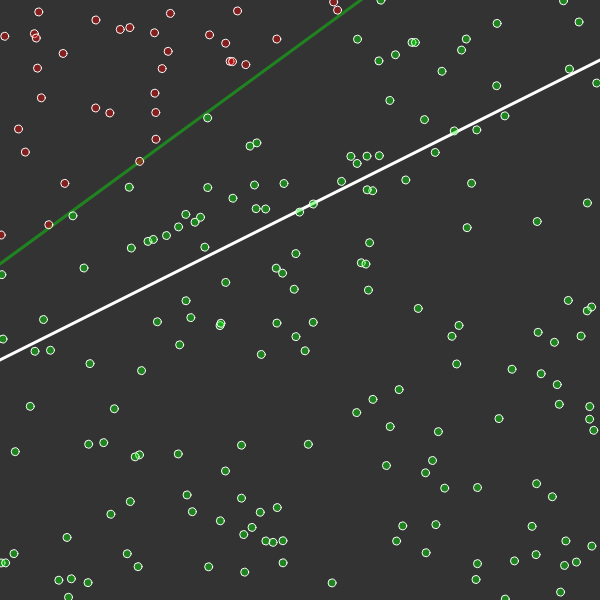
Frame 1 (no input)
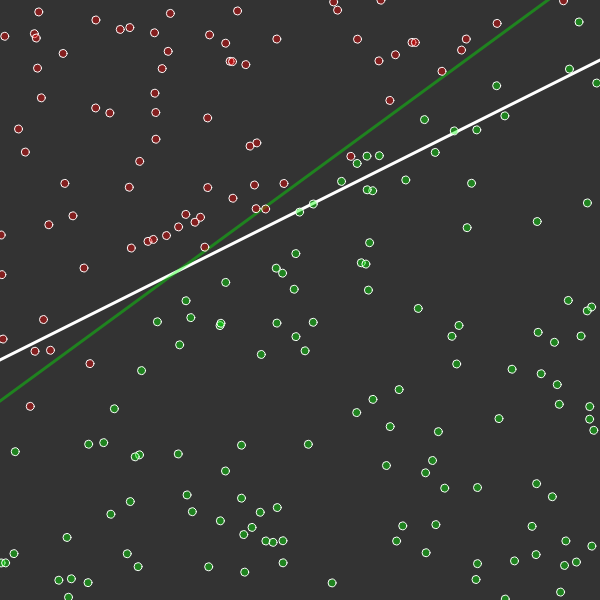
Frame 60 (no input)
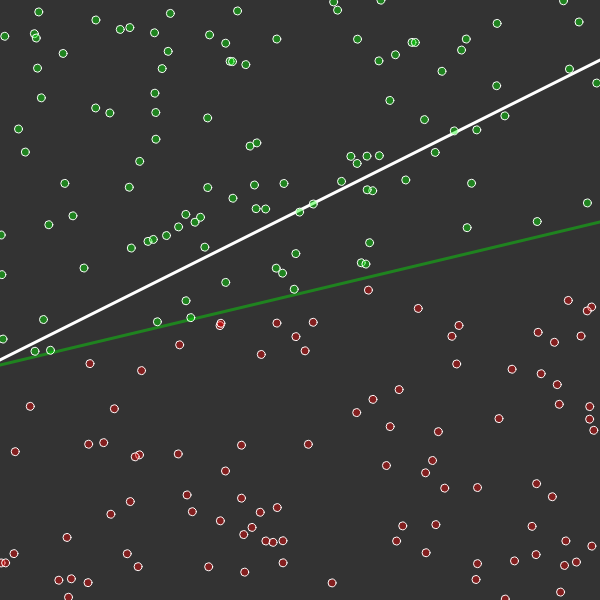
Frame 120 (the mouse pressed at the canvas centre since frame 60)

The p5.js sketch that drew these frames (run headless with seeded random() and noise() and a simulated clock; from frame 60 on, the mouse is pressed at the canvas centre):

// p5.js sketch
// ── sketch.js
let perceptron
let training = new Array(200)

//coordinate space with origin at center of the canvas
let xmin = -1
let ymin = -1
let xmax = 1
let ymax = 1

let count = 0 //will train perceptron with one point input at a time

function f(x) {
    let y = 0.5 * x  + 0.3 //line equation
    return y
}

function setup(){
    createCanvas(600,600)

    //perceptron has 3 inputs : x,y,bias
    perceptron = new Perceptron(3, 0.01)

    for(let i = 0; i < training.length; i++){
        let x = random(xmin,xmax)
        let y = random(ymin,ymax)
        let answer = 1
        if(y < f(x)) answer = -1 //below line f(x) then assign -1 as class label
        training[i] = {
            input : [x,y,1], //bias is one for the special case of origin(since weights dont matter when multipled by 0,0)
            label: answer
        }
    }
    
}

function draw(){
    background(51)

    //line on main diagonal
    stroke(255)
    strokeWeight(3)
    let x1 = map(xmin, xmin, xmax, 0, width)
    let y1 = map(f(xmin), ymin, ymax, height, 0)
    let x2 = map(xmax, xmin, xmax, 0, width)
    let y2 = map(f(xmax), ymin, ymax, height, 0)
    line(x1,y1,x2,y2)

    //draw line based on current weights using formula
    //weight[0] * x + weight[1] * y + weight[2] = 0 (ax + by + c = 0)
    stroke(0,255,0,100)
    strokeWeight(3)

    let weights = perceptron.getWeights()
    x1 = xmin
    y1 = (-weights[2] - weights[0] * x1) / weights[1]
    x2 = xmax
    y2 = (-weights[2] - weights[0] * x2) / weights[1]

    x1 = map(x1, xmin, xmax, 0, width)
    y1 = map(y1, ymin, ymax, height, 0)
    x2 = map(x2, xmin, xmax, 0, width)
    y2 = map(y2, ymin, ymax, height, 0)
    line(x1, y1, x2, y2)

    //train the perceptron
    perceptron.train(training[count].input, training[count].label)
    count = (count + 1) % training.length

    for(let i = 0; i < training.length; i++){
    
        stroke(255)
        strokeWeight(1)
        fill(255,0,0,100)

        let guess = perceptron.feedforward(training[i].input)
        if(guess > 0) fill(0,255,0,100) //if class label 1 then fill green

        let x = map(training[i].input[0], xmin, xmax, 0, width)
        let y = map(training[i].input[1], ymin, ymax, height, 0)
        ellipse(x, y, 8, 8)
    }

}
// ── perceptron.js
class Perceptron{
    constructor(n,c){
        this.weights = new Array(n)
        for(let i = 0; i < this.weights.length; i++){
            this.weights[i] = random(-1,1)
        }

        this.c = c //learning rate
    }

    train(inputs, desired){
        let guess = this.feedforward(inputs)
        let error = desired - guess //this can only jave values 0,-2,2 since labels can be -1 or 1
        for(let i = 0; i < this.weights.length; i++){
            this.weights[i] += error * inputs[i] * this.c   //gradient descent
        }
    }

    //guess -1 or +1 for a given input set
    feedforward(inputs){
        let sum = 0
        for(let i = 0; i < this.weights.length; i++){
            sum += inputs[i] * this.weights[i]
        }        
        return this.activation(sum)
    }

    //activation function which currently is the sign function
    activation(sum){
        if(sum > 0) return 1
        else return -1
    }

    getWeights(){
        return this.weights
    }
}
